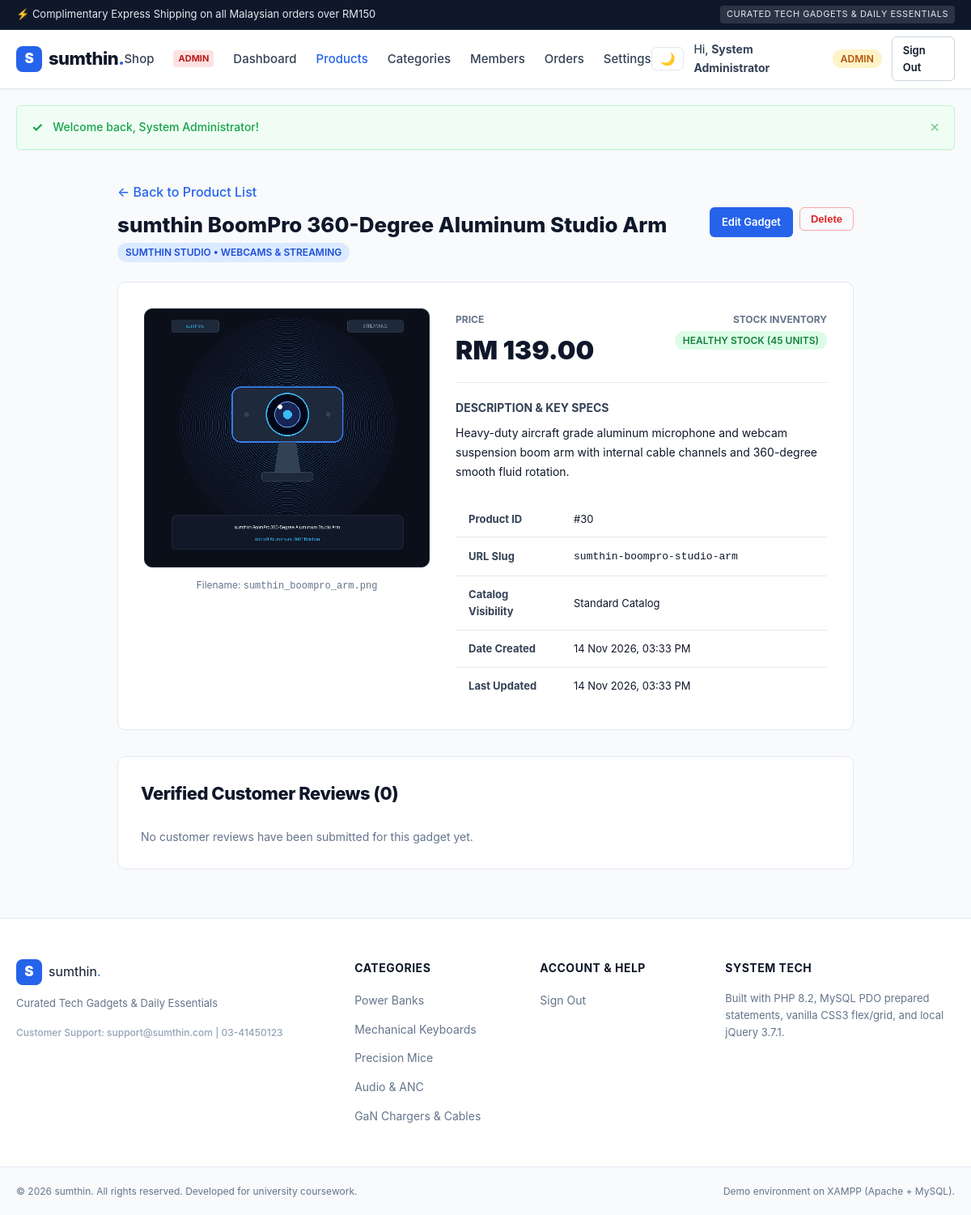
Page /admin/product_detail.php?id=30 (signed in) on the earlier database version.
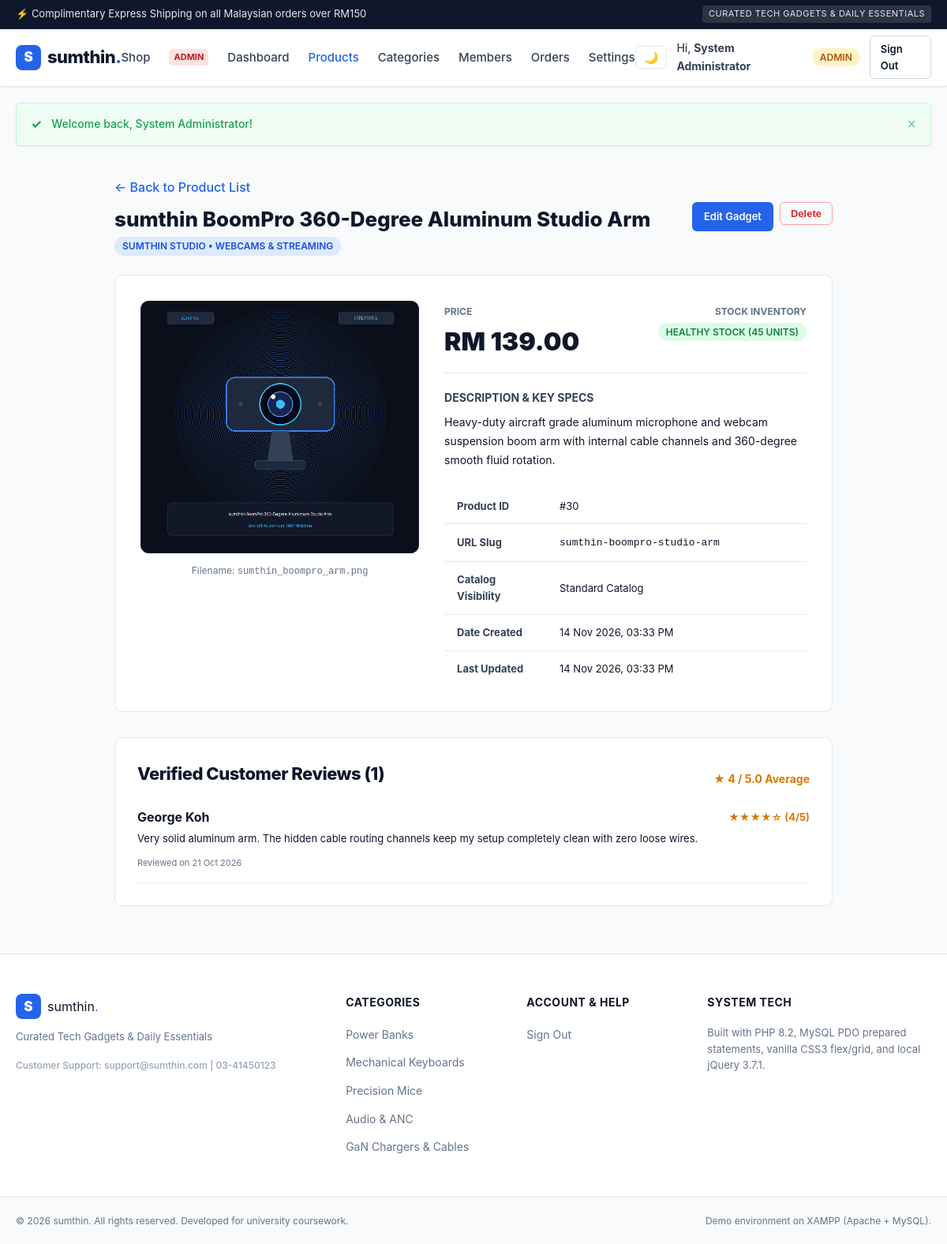
Same page on the later database version.
### tables this page shows
CREATE TABLE `review` (
  `id` INT AUTO_INCREMENT PRIMARY KEY,
  `product_id` INT NOT NULL,
  `user_id` INT NOT NULL,
  `order_id` INT DEFAULT NULL,
  `rating` TINYINT NOT NULL CHECK (`rating` BETWEEN 1 AND 5),
  `comment` TEXT NOT NULL,
  `created_at` DATETIME NOT NULL DEFAULT CURRENT_TIMESTAMP,
  CONSTRAINT `fk_review_product` FOREIGN KEY (`product_id`) REFERENCES `product` (`id`) ON DELETE CASCADE,
  CONSTRAINT `fk_review_user` FOREIGN KEY (`user_id`) REFERENCES `user` (`id`) ON DELETE CASCADE,
  CONSTRAINT `fk_review_order` FOREIGN KEY (`order_id`) REFERENCES `order` (`id`) ON DELETE SET NULL,
  UNIQUE KEY `uq_review_user_product_order` (`user_id`, `product_id`, `order_id`)
);

CREATE TABLE `user` (
  `id` INT AUTO_INCREMENT PRIMARY KEY,
  `email` VARCHAR(100) NOT NULL UNIQUE,
  `password_hash` VARCHAR(255) NOT NULL,
  `name` VARCHAR(100) NOT NULL,
  `phone` VARCHAR(20) DEFAULT NULL,
  `role` ENUM('Admin', 'Member') NOT NULL DEFAULT 'Member',
  `photo` VARCHAR(255) DEFAULT 'default_user.png',
  `status` ENUM('Active', 'Blocked') NOT NULL DEFAULT 'Active',
  `failed_attempts` INT NOT NULL DEFAULT 0,
  `locked_until` DATETIME DEFAULT NULL,
  `remember_token` VARCHAR(64) DEFAULT NULL,
  `email_verified_at` DATETIME DEFAULT NULL,
  `created_at` DATETIME NOT NULL DEFAULT CURRENT_TIMESTAMP,
  `updated_at` DATETIME NOT NULL DEFAULT CURRENT_TIMESTAMP ON UPDATE CURRENT_TIMESTAMP
);

### _base.php (called while the page is built, shortened)
<?php
function encode(?string $str): string {
    return htmlspecialchars((string)$str, ENT_QUOTES, 'UTF-8');
}

### admin/product_detail.php (the view, shortened to what the changed rows need)
<?php
require_once __DIR__ . '/../_base.php';
$id = (int)req('id');
$stmt = $db->prepare("
    SELECT p.*, c.name AS category_name, b.name AS brand_name,
           COALESCE(pp.photo_url, 'default_product.png') AS photo_url
    FROM `product` p
    JOIN `category` c ON p.category_id = c.id
    LEFT JOIN `brand` b ON p.brand_id = b.id
    LEFT JOIN `product_photo` pp ON p.id = pp.product_id AND pp.is_primary = 1
    WHERE p.id = ?
");
$stmt->execute([$id]);
$p = $stmt->fetch();
$review_stmt = $db->prepare('
    SELECT r.*, u.name AS reviewer_name
    FROM `review` r
    JOIN `user` u ON r.user_id = u.id
    WHERE r.product_id = ?
    ORDER BY r.id DESC
');
$review_stmt->execute([$id]);
$reviews = $review_stmt->fetchAll();
$avg_rating = 0;
if (!empty($reviews)) {
    $sum = array_sum(array_map(fn($r) => $r->rating, $reviews));
    $avg_rating = round($sum / count($reviews), 1);
}
require_once __DIR__ . '/../_head.php';
?>
<div class="container" style="max-width: 950px;">
    <div style="margin-bottom: 24px; display:flex; justify-content:space-between; align-items:center; flex-wrap:wrap; gap:12px;">
        <div>
            <h1 style="font-size:26px; font-weight:800; color:var(--dark); margin-top:6px;">
                <?= encode($p->name) ?>
            </h1>
        </div>
    </div>
    <div style="background:#fff; border:1px solid var(--border); border-radius:var(--radius); padding:28px;">
        <div class="section-title-wrap">
            <h2 class="section-title">Verified Customer Reviews (<?= count($reviews) ?>)</h2>
            <?php if (!empty($reviews)): ?>
                <span style="font-size:14px; color:#d97706; font-weight:700;">★ <?= $avg_rating ?> / 5.0 Average</span>
            <?php endif; ?>
        </div>
        <?php if (empty($reviews)): ?>
            <p style="color:var(--gray); font-size:14px;">No customer reviews have been submitted for this gadget yet.</p>
        <?php else: ?>
            <div style="display:flex; flex-direction:column; gap:16px;">
                <?php foreach ($reviews as $rev): ?>
                    <div style="border-bottom:1px solid var(--border); padding-bottom:14px;">
                        <div style="display:flex; justify-content:space-between; align-items:center; margin-bottom:4px;">
                            <strong><?= encode($rev->reviewer_name) ?></strong>
                            <span style="color:#d97706; font-weight:700; font-size:13px;">
                                <?= str_repeat('★', (int)$rev->rating) ?><?= str_repeat('☆', 5 - (int)$rev->rating) ?> (<?= (int)$rev->rating ?>/5)
                            </span>
                        </div>
                        <p style="font-size:13px; color:var(--dark); margin-bottom:6px;">
                            <?= encode($rev->comment) ?>
                        </p>
                        <span style="font-size:11px; color:var(--gray);">
                            Reviewed on <?= encode(date('d M Y', strtotime($rev->created_at))) ?>
                        </span>
                    </div>
                <?php endforeach; ?>
            </div>
        <?php endif; ?>
    </div>
</div>
<?php require_once __DIR__ . '/../_foot.php'; ?>

Differences in the rows shown:
added review: rating "4", user.name "George Koh", rating "★★★★", rating "☆", comment "Very solid aluminum arm. The hidden cable routing channels keep my setup completely clean with zero loose wires.", created_at "21 Oct 2026"
Other differences:
count($reviews): "0" → "1"
text no longer shown: "No customer reviews have been submitted for this gadget yet."
text now shown: "★ / 5.0 Average"
